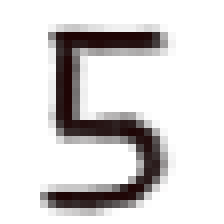
#> input picture handwritten_dataset/handwritten_5.png, 28 x 28 px (shown 8 times larger)
$ jupyter execute --allow-errors 'Skeleton Handwritten.ipynb'   (shell and % lines are left out)
#> lines starting #> are read from the running program, lines starting #| are printed output that depends on the picture
[cell 1]
import matplotlib.pyplot

#> (a cell that did not finish here is left out)

#> (a cell that did not finish here is left out)

[cell 4]
data_file2 = open("mnist_dataset/mnist_train_100.csv", 'r')
#> (reads mnist_dataset/mnist_train_100.csv from the repository)
data_list2 = data_file2.readlines()
data_file2.close()

[cell 5]
len(data_list2)

[cell 6]
import numpy
import matplotlib.pyplot

# split each charact
# er by each comma, and make own string
all_values = data_list2[1].split(',')


# converts pixel values into from strings to float since needed in numeric format to do computation

# reshape transforms original 28x28 pixels into 28x28 2D array
image_array = numpy.asfarray(all_values[1:]).reshape((28, 28))


# plots image_array using imshow() function with greyscale colour palatte cmap = 'Greys'
matplotlib.pyplot.imshow(image_array, cmap='Greys', interpolation='None') #

print(all_values)
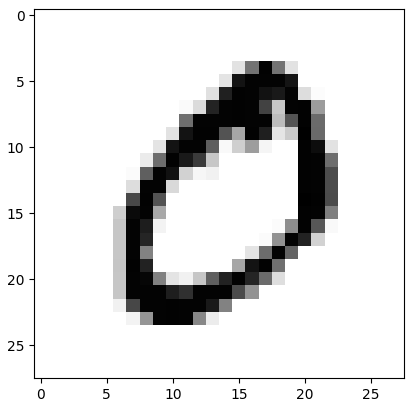
#> figure drawn by matplotlib, 1 panel

[cell 7]
data_list2[0]
# Fist # is 5, rest of numbers are colour values for the pixels that make up the image.

[cell 8]
# asfarray converts strings in all_values into float to process in 2D array,
# excluding label and including pixel values

# divides each pixel value by 255.
# Since the original values are in the range of 0 to 255, this
# scales them to the range of 0 to 1
# then multiplies each of the now normalized pixel values by 0.99.
# this further scales the values to the range of 0 to 0.99.
# adds 0.01 to each scaled value. This final adjustment shifts the range from 0-0.99 to 0.01-1.00.

scaled_input = (numpy.asfarray(all_values[1:]) / 255.0 * 0.99) + 0.01

print(scaled_input)

[cell 9]
import numpy
import scipy.special
class neuralNetwork:

    def __init__(self, inputnodes, hiddennodes, outputnodes, learningrate):
        # set number of nodes in each input, hidden, output layer
        self.inodes = inputnodes
        self.hnodes = hiddennodes
        self.onodes = outputnodes
        # link weight matricies, wih and who
        # weights inside arrrays are w_i_j, where link is
        # from node i to node j in the next layer
        self.wih = numpy.random.normal(0.0, pow(self.inodes, -0.5), (self.hnodes, self.inodes))
        self.who = numpy.random.normal(0.0, pow(self.hnodes, -0.5), (self.onodes, self.hnodes))

        # learning rate
        self.lr = learningrate

        # activation function
        self.activation_function = lambda x: scipy.special.expit(x)

        pass

    # train neural network
    def train(self, input_list, target_list):

        # convert inputs list to 2d array
        inputs = numpy.array(input_list, ndmin=2).T
        targets = numpy.array(target_list, ndmin=2).T

        # calculate signals into hidden layer
        hidden_inputs = numpy.dot(self.wih, inputs)

        # calculate the signals emerging from hidden layer
        hidden_outputs = self.activation_function(hidden_inputs)

        # calculate signals into final output layer
        final_inputs = numpy.dot(self.who, hidden_outputs)

        # calculate the signals emerging from final output layer
        final_outputs = self.activation_function(final_inputs)

        # output layer error is the (target - actual)
        output_errors = targets - final_outputs

        # hidden layer error is the output_errors, split by weights,
        # recombined at hidden nodes
        hidden_errors = numpy.dot(self.who.T, output_errors)

        # update the weights for the links between the hidden and output layers
        self.who += self.lr * numpy.dot(
            (output_errors * final_outputs * (1.0 - final_outputs)),
            numpy.transpose((hidden_outputs))
        )


        # update the weights for the links between the input and hidden layers
        self.wih += self.lr * numpy.dot(
            (hidden_errors * hidden_outputs *(1.0 - hidden_outputs)),
            numpy.transpose((inputs))
        )

        pass

    # query neural network
    def query(self, input_list):

        # convert inputs list to 2d array
        inputs = numpy.array(input_list, ndmin=2).T

        # calculate signals into hidden layer
        hidden_inputs = numpy.dot(self.wih, inputs)

        # calculate signals emerging from hidden layer
        hidden_outputs = self.activation_function(hidden_inputs)

        # calculate signals into final output layer
        final_inputs = numpy.dot(self.who, hidden_outputs)

        # calculate signals emerging from final output layer
        final_outputs = self.activation_function(final_inputs)

        return final_outputs

[cell 10]
# Number of input hidden and output nodes
input_nodes = 784
hidden_nodes = 100
output_nodes = 10

learning_rate = 0.2

# create instance of neural network
n = neuralNetwork(input_nodes, hidden_nodes, output_nodes, learning_rate)

#> (the rest of this cell did not finish here and is left out)

#> (a cell that did not finish here is left out)

[cell 12]
import matplotlib.pyplot

image_array = numpy.asfarray(all_values[1:]).reshape((28, 28))

matplotlib.pyplot.imshow(image_array, cmap = 'Greys', interpolation='None')

#> (a cell that did not finish here is left out)

[cell 14]
output = n.query((numpy.asfarray(all_values[1:]) / 255.0 * 0.99) + 0.01)
prediction = numpy.argmax(output)
print("Predicted digit:", prediction)


n.query((numpy.asfarray(all_values[1:]) / 255.0 * 0.99) + 0.01)

# Highest confidence is largets number at index 7!

[cell 15]
# scorecard for how well the network performs, initially empty
scorecard = []

# go through all the records in the test data set

#> (the rest of this cell did not finish here and is left out)

[cell 16]
print(scorecard)

[cell 17]
# calculate performance score, fraction of correct answers
scorecard_array = numpy.asarray(scorecard)

print("Performance = ", scorecard_array.sum() / scorecard_array.size)

# Performance changes from 50% to 94% when training neural network from 100 row dataset to 10,000 record dataset

[cell 18]
# helper to load data from PNG image files
import imageio.v3
# glob helps select mutltiple files
import glob

[cell 19]
import numpy

import matplotlib.pyplot

[cell 20]
from PIL import Image
import numpy as np
import imageio.v3
import glob
our_own_dataset = []

for image_file_name in glob.glob('handwritten_dataset/handwritten_5.png'):

    print('loading...', image_file_name)

    # read image directly without resizing, assuming it is already 28x28
    img = Image.open(image_file_name)
#> img is the input picture: PIL image 28x28 RGB; mean R, G, B 217.3, 214.8, 214.8

    # convert the image to grayscale ('L' stands for 'luminance')
    img_array = np.array(img.convert('L'))

    # invert the image: in many image datasets, the digit is white on black background,
    # but we might want it black on white for processing
    img_data = 255.0 - img_array.flatten()
#> img_data = 784 values, max 244 at index 120, min 0 at index 0, mean 39.45

    # normalize the image data to 0.01 - 1.0, as neural networks prefer
    img_data = (img_data / 255.0 * 0.99) + 0.01
#> img_data = 784 values, max 0.957 at index 120, min 0.01 at index 0, mean 0.163

    # extract the digit label from the filename
    label = int(image_file_name[-5:-4])

    # logging to ensure everything is working as expected
    print(numpy.min(img_data))
    print(numpy.max(img_data))

    # append label and image data to our dataset
    record = numpy.append(label, img_data)
#> record = 785 values, max 5 at index 0, min 0.01 at index 1, mean 0.169
    our_own_dataset.append(record)

[cell 21]
matplotlib.pyplot.imshow(our_own_dataset[0][1:].reshape(28, 28), cmap='Greys', interpolation='None')
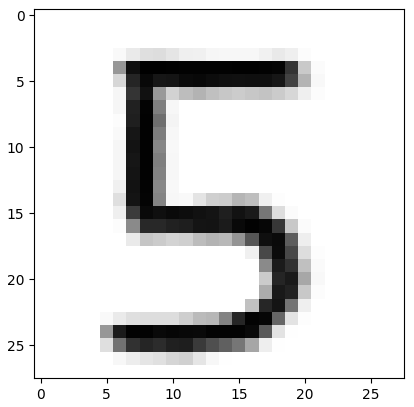
#> figure drawn by matplotlib, 1 panel

[cell 22]
# extract label and pixel data for image

label, img_data = our_own_dataset[0][0], our_own_dataset[0][1:]
#> label = 5

output = n.query(img_data)
#> in query (call 3), `inputs = numpy.array(input_list, ndmin=2).T`: inputs has the same summary as img_data outside query
#> in query (call 3), `hidden_inputs = numpy.dot(self.wih, inputs)`: hidden_inputs = 100 values, max 0.773 at index 67, min -0.853 at index 62, mean -0.00465
#> in query (call 3), `hidden_inputs = numpy.dot(self.wih, inputs)`:
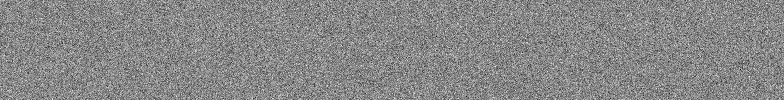
#> self.wih: shape (100, 784) float64; min -0.173, max 0.151, mean -9.76e-05; drawn with min black and max white
#> in query (call 3), `hidden_outputs = self.activation_function(hidden_inputs)`: hidden_outputs = 100 values, max 0.684 at index 67, min 0.299 at index 62, mean 0.499
#> in query (call 3), `final_inputs = numpy.dot(self.who, hidden_outputs)`: final_inputs = [-0.0934, -0.256, -0.51, -0.0627, -0.293, 0.249, -0.755, 1.15, 0.0996, -0.158]
#> in query (call 3), `final_outputs = self.activation_function(final_inputs)`: final_outputs = [0.477, 0.436, 0.375, 0.484, 0.427, 0.562, 0.32, 0.76, 0.525, 0.46]
#> output has the same summary as final_outputs in query

predicted_label = np.argmax(output)
#> predicted_label = 7

# print actual and predicted labels to evaluate accuray

print(f"Actual Digit:", {label})
print(f"Predicted Digit:", {predicted_label})


# Additionally, print out confidence scores for each digit
print("Confidence Scores for each Digit:")
for i, score in enumerate(output.flatten(), start=0):
    print(f"Digit {i}: {score:.4f}")
#> this loop made 10 passes
#> score on passes 1 to 10: 0.477, 0.436, 0.375, 0.484, 0.427, 0.562, 0.32, 0.76, 0.525, 0.46

# Highlight the digit with the highest confidence score
highest_confidence_score = np.max(output)
#> highest_confidence_score = 0.76
print(f"\nHighest Confidence Score: {highest_confidence_score:.4f} for Digit {predicted_label}")

[cell 23]
import os
import numpy as np
import imageio.v3 as imageio
from PIL import Image

def preprocess_image(image_path):
    # Open the image file directly without resizing, assuming it is already 28x28
    img = Image.open(image_path)
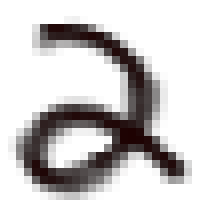
#> input picture handwritten_dataset/handwritten_2.png, 28 x 28 px, found by its file name (shown 8 times larger)
#> img is the input picture: PIL image 28x28 RGB; mean R, G, B 210.1, 207.8, 207.8

    # Convert the image to grayscale ('L' stands for 'luminance')
    img_array = np.array(img.convert('L'))

    # Invert the image: in many image datasets, the digit is white on black background,
    # but we might want it black on white for processing
    img_data = 255.0 - img_array.flatten()
#> img_data = 784 values, max 245 at index 464, min 0 at index 0, mean 46.52

    # Normalize the image data to 0.01 - 1.0, as neural networks prefer
    img_data = (img_data / 255.0 * 0.99) + 0.01
#> img_data = 784 values, max 0.961 at index 464, min 0.01 at index 0, mean 0.191

    return img_data

# Directory containing images
image_directory = r'C:\Users\magic\Desktop\Neural Network\handwritten_dataset'

# Load all images from the directory
image_files = [os.path.join(image_directory, file) for file in os.listdir(image_directory) if file.endswith('.png')]

scorecard = []

for image_path in image_files:
    # Preprocess image without unnecessary resizing
    img_data = preprocess_image(image_path)

    # Query the model with the preprocessed image data
    output = n.query(img_data)
#> output = [0.476, 0.467, 0.39, 0.463, 0.394, 0.575, 0.311, 0.741, 0.515, 0.479]

    # Extract the predicted label and the actual label
    predicted_label = np.argmax(output)
    actual_label = int(os.path.basename(image_path).split('_')[-1].split('.')[0])

    # Check if prediction is correct
    correct = int(predicted_label == actual_label)
#> correct = 0
    scorecard.append(correct)

    # Print actual and predicted labels to evaluate accuracy
    print(f"\nImage: {image_path}")
    print(f"Actual Digit: {actual_label}")
    print(f"Predicted Digit: {predicted_label}")
    print(f"Correct: {correct}")

    # Additionally, print out confidence scores for each digit
    print("Confidence Scores for each Digit:")
    for i, score in enumerate(output.flatten(), start=0):
        print(f"Digit {i}: {score:.4f}")
#> this loop made 10 passes
#> score on passes 1 to 10: 0.476, 0.467, 0.39, 0.463, 0.394, 0.575, 0.311, 0.741, 0.515, 0.479

    # Highlight the digit with the highest confidence score
    highest_confidence_score = np.max(output)
#> highest_confidence_score = 0.741
    print(f"Highest Confidence Score: {highest_confidence_score:.4f} for Digit {predicted_label}")

# Calculate and print overall accuracy
accuracy = sum(scorecard) / len(scorecard)
#> accuracy = 0
print(f"\nOverall Accuracy: {accuracy:.4f}")
